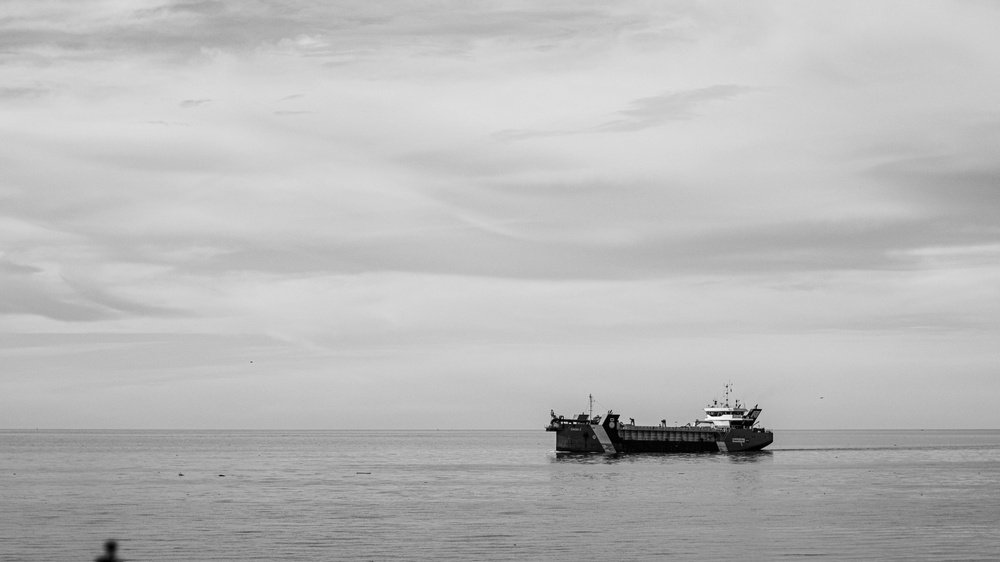
#> input picture image_03.jpeg, 1000 x 562 px, shrunk from 1600 x 900 before the run
$ jupyter execute '04_reduce_image_spatial _resolution.ipynb'
#> lines starting #> are read from the running program, lines starting #| are printed output that depends on the picture
[cell 1]
import numpy as np
import cv2
import matplotlib.pyplot as plt

[cell 2]
def block_reducing(image, block_size):
    h, w = image.shape
    new_img = image.copy()

    for i in range(0, h - block_size + 1, block_size):
        for j in range (0, w - block_size +1, block_size):
            block = image[i:i+block_size,j:j+block_size]
            avg = int(np.mean(block))
            new_img[i:i+block_size, j:j+block_size] = avg
    return new_img

[cell 3]
# Load grayscale image
img = cv2.imread('image_03.jpeg')
#> img is the input picture: shape (562, 1000, 3); min 0, max 255, mean 185.2
# Convert to grayscale
gray_image = cv2.cvtColor(img, cv2.COLOR_BGR2GRAY)

# Original RGB image
plt.figure(figsize=(20, 5))
plt.subplot(1, 2, 1)
plt.imshow(img)
plt.title("Original Image")
plt.axis('off')

# Grayscale image
plt.subplot(1, 2, 2)
plt.imshow(img, cmap='gray')
plt.title("Grayscale Image")
plt.axis('off')

plt.tight_layout()
plt.show()
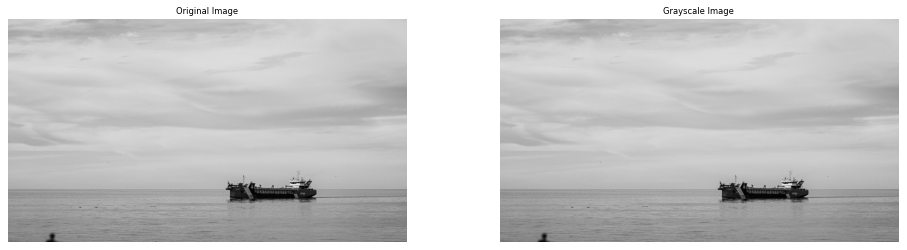
#> figure drawn by matplotlib, 2 panels

[cell 4]
#Apply block avaraging for 3x3, 5x5, 7x7
block_size = [3,5,7]

plt.figure(figsize=(20, 5))
for idx, bsize in enumerate(block_size):
    result = block_reducing(gray_image, bsize)
    plt.subplot(1, len(block_size)+1, idx+2)
    plt.imshow(result, cmap='gray')
    plt.title(f"{bsize}x{bsize} Block Avarage")
    plt.axis('off')

plt.tight_layout()
plt.show()
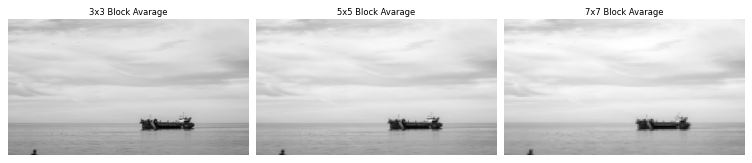
#> figure drawn by matplotlib, 3 panels
